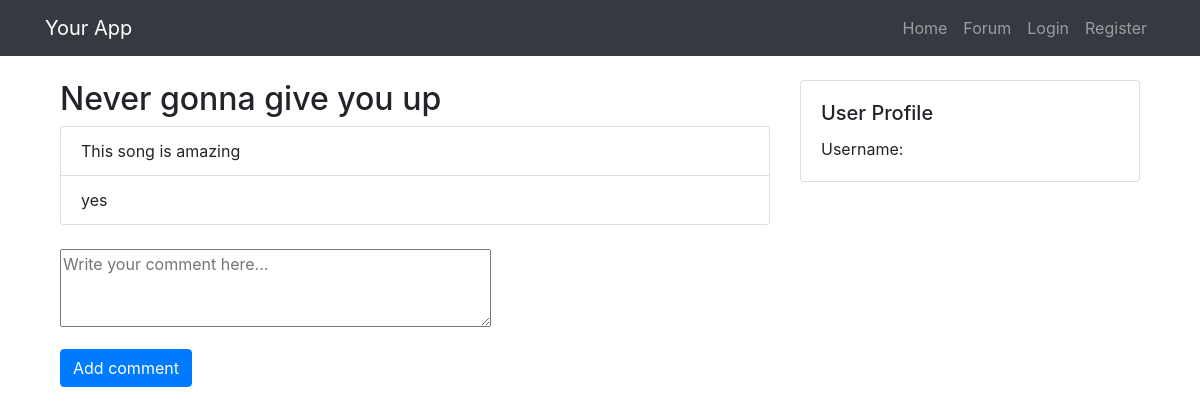
The app's page /forum/thread/1/ with its own data.
### Forum/models.py (models this page shows)
class Thread(models.Model):
    page = models.ForeignKey(Page, on_delete=models.CASCADE)
    title = models.CharField(max_length=200)

class Comment(models.Model):
    thread = models.ForeignKey(Thread, on_delete=models.CASCADE, related_name='comment')
    user = models.ForeignKey(User, on_delete=models.CASCADE)
    content = models.TextField()
    testtext = models.CharField(max_length=100)
    created_at = models.DateTimeField(auto_now_add=True)

### Forum/views.py (the view)
# urls.py: path('thread/<int:thread_id>/', views.thread_detail, name='thread_detail'),
def thread_detail(request, thread_id):
    thread = get_object_or_404(Thread, id=thread_id)
    comments = Comment.objects.filter(thread=thread)
    if request.method == 'POST':
        form = CommentForm(request.POST)
        if form.is_valid():
            comment = form.save(commit=False)
            comment.thread = thread
            comment.user = request.user  # Assuming you're using user authentication
            comment.save()
            return redirect('thread_detail', thread_id=thread_id)
    else:
        form = CommentForm()
    return render(request, 'thread_details.html', {'thread': thread, 'comments': comments, 'form': form})

### Forum/forms.py
class CommentForm(forms.ModelForm):
    class Meta:
        model = Comment
        fields = ['content']
    def __init__(self, *args, **kwargs):
        super(CommentForm, self).__init__(*args, **kwargs)
        self.fields['content'].widget = forms.Textarea(attrs={'rows': 3})  # Adjust textarea size if needed
        self.fields['content'].label = ''  # Remove label if desired
        self.fields['content'].widget.attrs['placeholder'] = 'Write your comment here...'  # Add placeholder text

### Forum/templates/thread_details.html (shortened to what this page needs)
{% extends 'base.html' %}
{% block content %}
<div class="container">
  <div class="row">
    <div class="col-md-8">
      <h2>{{ thread.title }}</h2>
      <ul class="list-group">
        {% for comment in comments %}
        <li class="list-group-item">{{ comment.content }}</li>
        {% endfor %}
      </ul>
      <form method="post" class="mt-4">
        {{ form.as_p }}
        <button type="submit" class="btn btn-primary">Add comment</button>
      </form>
    </div>
    <div class="col-md-4">
      <div class="card">
        <div class="card-body">
          <h5 class="card-title">User Profile</h5>
          <p class="card-text">Username: {{ user.username }}</p>
        </div>
      </div>
    </div>
  </div>
</div>
{% endblock %}

### records on screen
Thread: title "Never gonna give you up"
Comment: content "This song is amazing"
Comment: content "yes"
